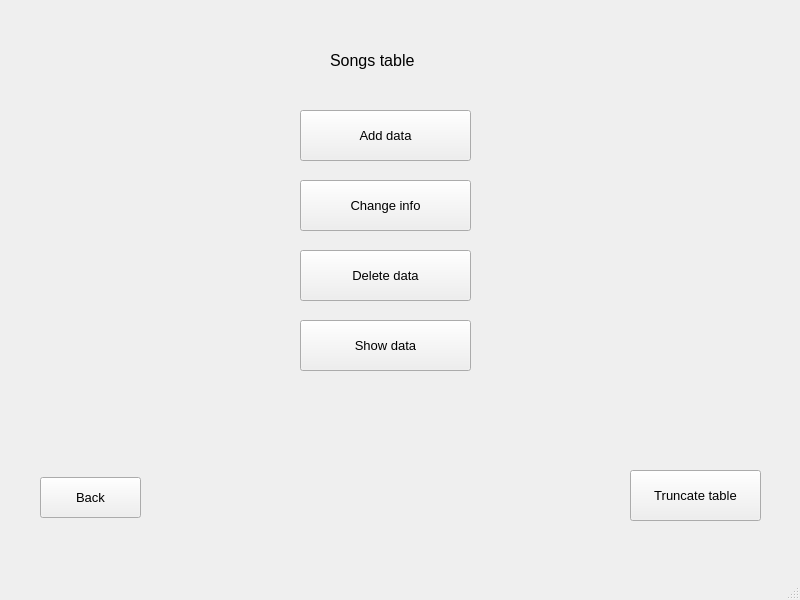
<?xml version="1.0" encoding="UTF-8"?>
<ui version="4.0">
 <class>MainWindow</class>
 <widget class="QMainWindow" name="MainWindow">
  <property name="geometry">
   <rect>
    <x>0</x>
    <y>0</y>
    <width>800</width>
    <height>600</height>
   </rect>
  </property>
  <property name="font">
   <font>
    <pointsize>10</pointsize>
   </font>
  </property>
  <property name="windowTitle">
   <string>MainWindow</string>
  </property>
  <widget class="QWidget" name="centralwidget">
   <widget class="QLabel" name="label">
    <property name="geometry">
     <rect>
      <x>330</x>
      <y>40</y>
      <width>121</width>
      <height>41</height>
     </rect>
    </property>
    <property name="font">
     <font>
      <pointsize>12</pointsize>
     </font>
    </property>
    <property name="text">
     <string>Songs table</string>
    </property>
   </widget>
   <widget class="QPushButton" name="addButton">
    <property name="geometry">
     <rect>
      <x>300</x>
      <y>110</y>
      <width>171</width>
      <height>51</height>
     </rect>
    </property>
    <property name="font">
     <font>
      <pointsize>10</pointsize>
     </font>
    </property>
    <property name="text">
     <string>Add data</string>
    </property>
   </widget>
   <widget class="QPushButton" name="changeButton">
    <property name="geometry">
     <rect>
      <x>300</x>
      <y>180</y>
      <width>171</width>
      <height>51</height>
     </rect>
    </property>
    <property name="font">
     <font>
      <pointsize>10</pointsize>
     </font>
    </property>
    <property name="text">
     <string>Change info</string>
    </property>
   </widget>
   <widget class="QPushButton" name="deleteButton">
    <property name="geometry">
     <rect>
      <x>300</x>
      <y>250</y>
      <width>171</width>
      <height>51</height>
     </rect>
    </property>
    <property name="font">
     <font>
      <pointsize>10</pointsize>
     </font>
    </property>
    <property name="text">
     <string>Delete data</string>
    </property>
   </widget>
   <widget class="QPushButton" name="showButton">
    <property name="geometry">
     <rect>
      <x>300</x>
      <y>320</y>
      <width>171</width>
      <height>51</height>
     </rect>
    </property>
    <property name="font">
     <font>
      <pointsize>10</pointsize>
     </font>
    </property>
    <property name="text">
     <string>Show data</string>
    </property>
   </widget>
   <widget class="QPushButton" name="backButton">
    <property name="geometry">
     <rect>
      <x>40</x>
      <y>477</y>
      <width>101</width>
      <height>41</height>
     </rect>
    </property>
    <property name="text">
     <string>Back</string>
    </property>
   </widget>
   <widget class="QPushButton" name="truncateButton">
    <property name="geometry">
     <rect>
      <x>630</x>
      <y>470</y>
      <width>131</width>
      <height>51</height>
     </rect>
    </property>
    <property name="text">
     <string>Truncate table</string>
    </property>
   </widget>
  </widget>
  <widget class="QMenuBar" name="menubar">
   <property name="geometry">
    <rect>
     <x>0</x>
     <y>0</y>
     <width>800</width>
     <height>26</height>
    </rect>
   </property>
  </widget>
  <widget class="QStatusBar" name="statusbar"/>
 </widget>
 <resources/>
 <connections/>
</ui>
